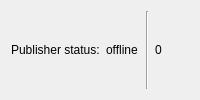
<?xml version="1.0" encoding="UTF-8"?>
<ui version="4.0">
 <class>ros_publisher_widget</class>
 <widget class="QWidget" name="ros_publisher_widget">
  <layout class="QHBoxLayout" name="horizontalLayout">
   <item>
    <widget class="QLabel" name="label">
     <property name="sizePolicy">
      <sizepolicy hsizetype="Minimum" vsizetype="Minimum">
       <horstretch>0</horstretch>
       <verstretch>0</verstretch>
      </sizepolicy>
     </property>
     <property name="toolTip">
      <string>Published topics: ServoCommands.msg</string>
     </property>
     <property name="text">
      <string>Publisher status:</string>
     </property>
    </widget>
   </item>
   <item>
    <widget class="QLabel" name="lbState">
     <property name="sizePolicy">
      <sizepolicy hsizetype="Minimum" vsizetype="Minimum">
       <horstretch>0</horstretch>
       <verstretch>0</verstretch>
      </sizepolicy>
     </property>
     <property name="toolTip">
      <string>Published topics: ServoCommands.msg</string>
     </property>
     <property name="text">
      <string>offline</string>
     </property>
    </widget>
   </item>
   <item>
    <widget class="Line" name="line">
     <property name="orientation">
      <enum>Qt::Vertical</enum>
     </property>
    </widget>
   </item>
   <item>
    <widget class="QLabel" name="lbCounter">
     <property name="toolTip">
      <string>ServoCommands counter</string>
     </property>
     <property name="text">
      <string>0</string>
     </property>
    </widget>
   </item>
  </layout>
 </widget>
 <resources/>
 <connections/>
</ui>
